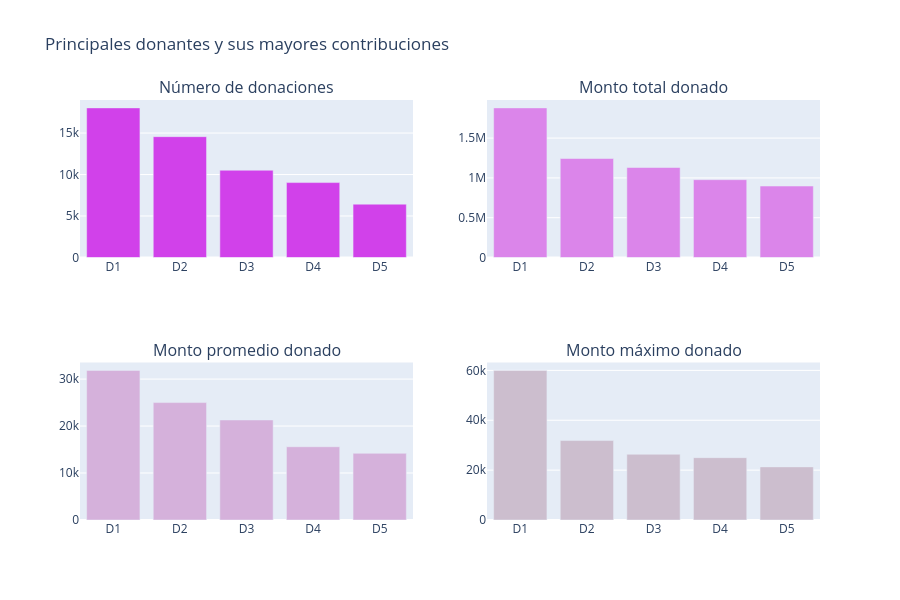

Write notebook code for a chart like this one.
### Markdown cell above
> - **Proyecto principal**  
> - En la historia de DonorsChoose, diferentes proyectos recibieron cantidades variables de donaciones, que van desde solo 1 hasta 800 donaciones. El número máximo de donaciones hechas a un solo proyecto es 863. El monto total de **USD 108248.30** fue financiado en este proyecto. Este proyecto fue financiado por completo el 26 de agosto de 2015. Fue un proyecto liderado por un maestro y su título fue "Vallecito StandUpKids Pilot Standing School!"   
> - Hay otros tres proyectos con un número muy grande de donaciones (más de 600). 
> - En noviembre de 2016, se inició un proyecto titulado "Varsity and After-School Fencing Teams in NYC" y tuvo 18 donaciones en total. Este proyecto tuvo el monto promedio por donante más alto, igual a **USD 1850**. 
> - En el proyecto titulado "Learning to Play While Playing to Learn!", se donó un monto individual máximo de **USD 60,000**, que es la mayor donación individual en la historia de DonorsChoose.  

<a id="3.3"></a>
## 3.3 Donantes: 

Identifiquemos a los donantes que realizaron las principales contribuciones y sus valores. Es decir:
- 3.3.1 Donantes que han realizado el mayor número de donaciones  
- 3.3.2 Donantes que han financiado los mayores montos totales   
- 3.3.3 Donantes que financian los mayores montos promedio en donaciones individuales  
- 3.3.4 Donantes que han financiado el mayor monto individual donado

### Code cell
# Which Projects Had the maximum Donations

tempdf = donations_df.groupby('Donor ID').agg({'Donor ID' : 'count', 'Donation Amount' : 'sum'}).rename(columns={'Donor ID' : "Total Donations", 'Donation Amount' : "Total Amount"}).reset_index()
tempdf['Average Donation Amount'] = tempdf['Total Amount'] / tempdf['Total Donations']

tempdf1 = tempdf.sort_values(by=['Total Donations'], ascending=[False])
x = tempdf1.head(5)['Donor ID']
x = ["D"+str(i+1) for i in range(len(x))]
y = tempdf1.head(5)['Total Donations']
tr1 = bar_ver_noagg(x, y, 'Total Donations', '#d141ea', lm=None, rt=True)

tempdf1 = tempdf.sort_values(by=['Total Amount'], ascending=[False])
x = tempdf1.head(5)['Donor ID']
x = ["D"+str(i+1) for i in range(len(x))]
y = tempdf1.head(5)['Total Amount']
tr2 = bar_ver_noagg(x, y, 'Average Donations', '#db85ea', lm=None, rt=True)

tempdf1 = tempdf.sort_values(by=['Average Donation Amount'], ascending=[False])
x = tempdf1.head(5)['Donor ID']
x = ["D"+str(i+1) for i in range(len(x))]
y = tempdf1.head(5)['Average Donation Amount']
tr3 = bar_ver_noagg(x, y, 'Average Donations', '#d5b1db', lm=None, rt=True)

tempdf = donations_df.groupby('Donor ID').agg({'Donor ID' : 'count', 'Donation Amount' : 'max'}).rename(columns={'Donor ID' : "Total Donations", 'Donation Amount' : "Maximum Donations"}).reset_index()
tempdf1 = tempdf.sort_values(by=['Maximum Donations'], ascending=[False])
x = tempdf1.head(5)['Donor ID']
x = ["D"+str(i+1) for i in range(len(x))]
y = tempdf1.head(5)['Maximum Donations']
tr4 = bar_ver_noagg(x, y, 'Maximum Donations', '#ccbece', lm=None, rt=True)

fig = tools.make_subplots(rows=2, cols=2, print_grid=False, subplot_titles = ['Número de donaciones', "Monto total donado", 'Monto promedio donado', 'Monto máximo donado'])
fig.append_trace(tr1, 1, 1);
fig.append_trace(tr2, 1, 2);
fig.append_trace(tr3, 2, 1);
fig.append_trace(tr4, 2, 2);

fig['layout'].update(height=600, showlegend=False, title='Principales donantes y sus mayores contribuciones');
iplot(fig);

### Figure 1 — Plotly figure (JSON) as saved in the notebook; plotly's stock layout.template omitted (floating-point values rounded to 4 significant figures)
{"data": [{"marker": {"color": "#d141ea"}, "type": "bar", "x": ["D1", "D2", "D3", "D4", "D5"], "xaxis": "x", "y": [18035, 14565, 10515, 9029, 6427], "yaxis": "y"}, {"marker": {"color": "#db85ea"}, "type": "bar", "x": ["D1", "D2", "D3", "D4", "D5"], "xaxis": "x2", "y": [1880000.0, 1244000.0, 1131000.0, 977600.0, 897400.0], "yaxis": "y2"}, {"marker": {"color": "#d5b1db"}, "type": "bar", "x": ["D1", "D2", "D3", "D4", "D5"], "xaxis": "x3", "y": [31860.0, 25000.0, 21300.0, 15600.0, 14200.0], "yaxis": "y3"}, {"marker": {"color": "#ccbece"}, "type": "bar", "x": ["D1", "D2", "D3", "D4", "D5"], "xaxis": "x4", "y": [60000.0, 31860.0, 26370.0, 25000.0, 21300.0], "yaxis": "y4"}], "layout": {"annotations": [{"font": {"size": 16}, "showarrow": false, "text": "Número de donaciones", "x": 0.225, "xanchor": "center", "xref": "paper", "y": 1, "yanchor": "bottom", "yref": "paper"}, {"font": {"size": 16}, "showarrow": false, "text": "Monto total donado", "x": 0.775, "xanchor": "center", "xref": "paper", "y": 1, "yanchor": "bottom", "yref": "paper"}, {"font": {"size": 16}, "showarrow": false, "text": "Monto promedio donado", "x": 0.225, "xanchor": "center", "xref": "paper", "y": 0.375, "yanchor": "bottom", "yref": "paper"}, {"font": {"size": 16}, "showarrow": false, "text": "Monto máximo donado", "x": 0.775, "xanchor": "center", "xref": "paper", "y": 0.375, "yanchor": "bottom", "yref": "paper"}], "height": 600, "showlegend": false, "title": {"text": "Principales donantes y sus mayores contribuciones"}, "xaxis": {"anchor": "y", "domain": [0, 0.45]}, "xaxis2": {"anchor": "y2", "domain": [0.55, 1]}, "xaxis3": {"anchor": "y3", "domain": [0, 0.45]}, "xaxis4": {"anchor": "y4", "domain": [0.55, 1]}, "yaxis": {"anchor": "x", "domain": [0.625, 1]}, "yaxis2": {"anchor": "x2", "domain": [0.625, 1]}, "yaxis3": {"anchor": "x3", "domain": [0, 0.375]}, "yaxis4": {"anchor": "x4", "domain": [0, 0.375]}}}
